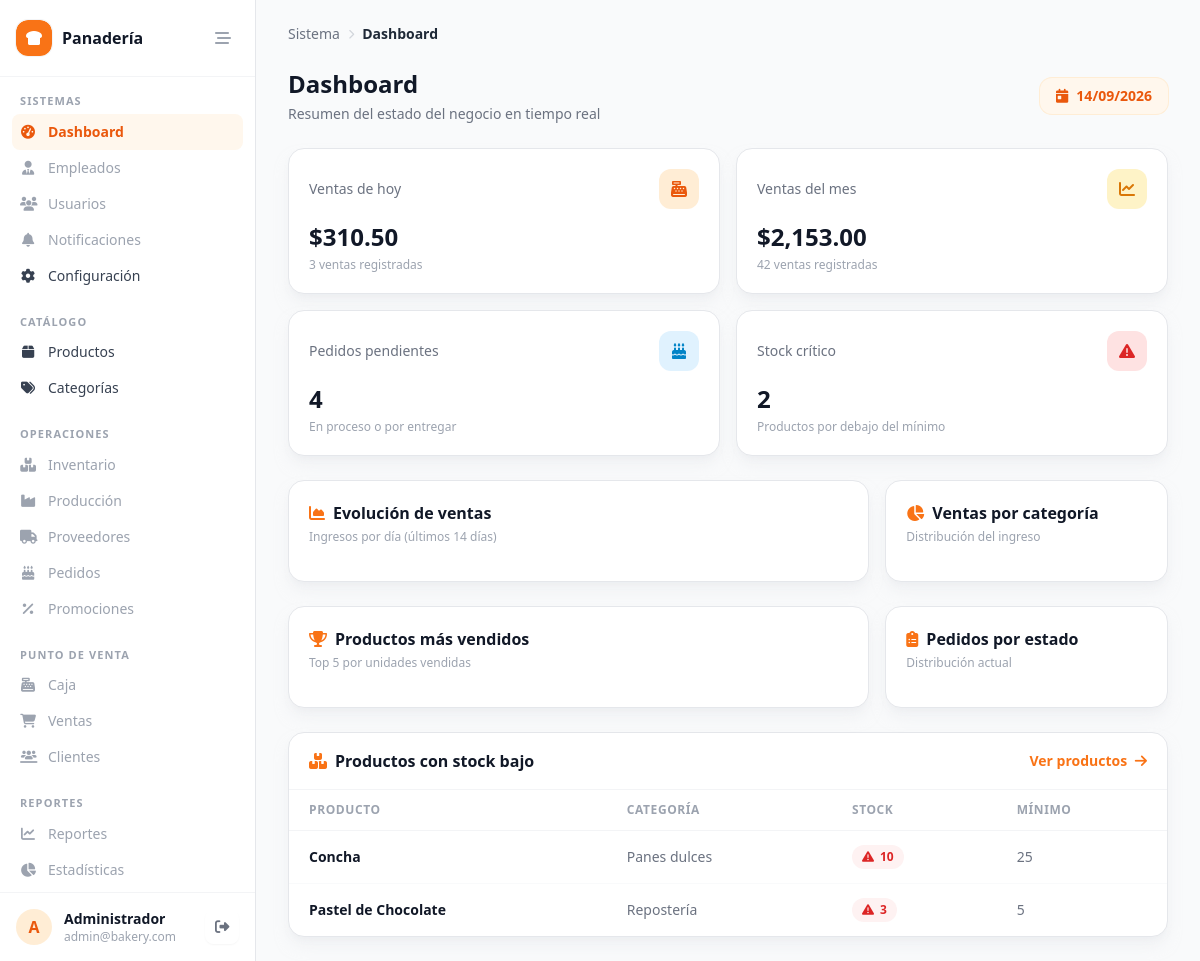
/src/public/index.php (signed in), run on the app's committed database.
### tables this page shows
CREATE TABLE productos (
    id INT AUTO_INCREMENT PRIMARY KEY,
    category_id INT NOT NULL,
    recipe_id INT NULL,
    name VARCHAR(120) NOT NULL,
    description TEXT,
    sale_price DECIMAL(10,2) NOT NULL,
    production_cost DECIMAL(10,2) NOT NULL,
    stock INT NOT NULL DEFAULT 0,
    min_stock INT NOT NULL DEFAULT 0,
    image_url VARCHAR(255),
    barcode VARCHAR(50),
    status ENUM('active','inactive') NOT NULL DEFAULT 'active',
    created_at TIMESTAMP NOT NULL DEFAULT CURRENT_TIMESTAMP,
    CONSTRAINT fk_products_category FOREIGN KEY (category_id) REFERENCES categorias(id),
    CONSTRAINT fk_products_recipe FOREIGN KEY (recipe_id) REFERENCES recetas(id),
    INDEX idx_products_category (category_id),
    UNIQUE KEY idx_products_barcode (barcode)
);

CREATE TABLE categorias (
    id INT AUTO_INCREMENT PRIMARY KEY,
    name VARCHAR(80) NOT NULL UNIQUE,
    description VARCHAR(255),
    display_order INT NOT NULL DEFAULT 0,
    status ENUM('active','inactive') NOT NULL DEFAULT 'active'
);

### src/controllers/DashboardController.php (called while the page is built, shortened)
<?php
require_once __DIR__ . '/../models/Dashboard.php';
class DashboardController
{
    private $dashboardModel;
    public function __construct($db)
    {
        $this->dashboardModel = new Dashboard($db);
    }
    public function index()
    {
        $salesToday = $this->dashboardModel->getSalesToday();
        $salesMonth = $this->dashboardModel->getSalesMonth();
        $lowStockProducts = $this->dashboardModel->getLowStockProducts();
        $pendingOrders = $this->dashboardModel->getPendingOrders();
        $totalProducts = $this->dashboardModel->getTotalProducts();
        require_once __DIR__ . '/../views/dashboard/index.php';
    }
}

### src/public/index.php (called while the page is built, shortened)
<?php
function esc($value)
{
    return htmlspecialchars((string) $value, ENT_QUOTES, 'UTF-8');
}
require_once __DIR__ . '/../models/Dashboard.php';
require_once __DIR__ . '/../controllers/ProductController.php';
require_once __DIR__ . '/../controllers/DashboardController.php';
$database = new Database();
$db = $database->getConnection();
function url($path = '')
{
    return '/' . ltrim($path, '/');
}
$url = isset($_GET['url']) ? rtrim($_GET['url'], '/') : '';
$segments = $url !== '' ? explode('/', $url) : [];
$action = $segments[1] ?? 'index';
$id = isset($segments[2]) ? (int) $segments[2] : null;
$controller = new $controllerMap[$key]($db);
$controller->{$action}($id);

### src/models/Dashboard.php (called while the page is built, shortened)
<?php
class Dashboard
{
    private $conn;
    public function __construct($db)
    {
        $this->conn = $db;
    }
    public function getSalesToday()
    {
        $query = "SELECT COALESCE(SUM(total), 0) AS total, COUNT(*) AS count
                    FROM ventas
                    WHERE state = 'completada' AND DATE(sale_date) = CURDATE();";
        $stmt = $this->conn->prepare($query);
        $stmt->execute();
        return $stmt->fetch();
    }
    public function getSalesMonth()
    {
        $query = "SELECT COALESCE(SUM(total), 0) AS total, COUNT(*) AS count
                    FROM ventas
                    WHERE state = 'completada'
                      AND YEAR(sale_date) = YEAR(CURDATE())
                      AND MONTH(sale_date) = MONTH(CURDATE());";
        $stmt = $this->conn->prepare($query);
        $stmt->execute();
        return $stmt->fetch();
    }
    public function getLowStockProducts()
    {
        $query = "SELECT p.id, p.name, p.stock, p.min_stock, c.name AS category_name
                    FROM productos p
                    INNER JOIN categorias c ON c.id = p.category_id
                    WHERE p.status = 'active' AND p.stock <= p.min_stock
                    ORDER BY (p.min_stock - p.stock) DESC;";
        $stmt = $this->conn->prepare($query);
        $stmt->execute();
        return $stmt->fetchAll();
    }
    public function getPendingOrders()
    {
        $query = "SELECT COUNT(*) AS count
                    FROM pedidos
                    WHERE state IN ('pendiente', 'aprobado', 'en_produccion', 'listo');";
        $stmt = $this->conn->prepare($query);
        $stmt->execute();
        return $stmt->fetch();
    }
    public function getTotalProducts()
    {
        $query = "SELECT COUNT(*) AS count FROM productos WHERE status = 'active';";
        $stmt = $this->conn->prepare($query);
        $stmt->execute();
        return $stmt->fetch();
    }
}

### src/views/dashboard/index.php (the view, shortened to what this page needs)
<?php require_once __DIR__ . '/../layouts/sidebar.php'; ?>
<div class="flex items-center justify-between mb-6">
    <div>
        <h1 class="text-2xl font-bold text-gray-900">Dashboard</h1>
        <p class="text-sm text-gray-500 mt-1">Resumen del estado del negocio en tiempo real</p>
    </div>
    <span class="inline-flex items-center gap-2 rounded-xl bg-orange-50 px-4 py-2 text-sm font-semibold text-orange-600 ring-1 ring-orange-100">
        <i class="fa-solid fa-calendar-day"></i> <?= esc(date('d/m/Y')) ?>
    </span>
</div>
<div class="grid grid-cols-1 sm:grid-cols-2 xl:grid-cols-4 gap-4 mb-6">
    <div class="rounded-2xl border border-gray-200 bg-white p-5 shadow-lg shadow-gray-200/50">
        <div class="flex items-center justify-between mb-3">
            <p class="text-sm font-medium text-gray-500">Ventas de hoy</p>
            <div class="w-10 h-10 rounded-xl bg-orange-100 text-orange-600 flex items-center justify-center">
                <i class="fa-solid fa-cash-register"></i>
            </div>
        </div>
        <p class="text-2xl font-bold text-gray-900">$<?= number_format($salesToday['total'], 2) ?></p>
        <p class="text-xs text-gray-400 mt-1"><?= (int) $salesToday['count'] ?> ventas registradas</p>
    </div>
    <div class="rounded-2xl border border-gray-200 bg-white p-5 shadow-lg shadow-gray-200/50">
        <div class="flex items-center justify-between mb-3">
            <p class="text-sm font-medium text-gray-500">Ventas del mes</p>
            <div class="w-10 h-10 rounded-xl bg-amber-100 text-amber-600 flex items-center justify-center">
                <i class="fa-solid fa-chart-line"></i>
            </div>
        </div>
        <p class="text-2xl font-bold text-gray-900">$<?= number_format($salesMonth['total'], 2) ?></p>
        <p class="text-xs text-gray-400 mt-1"><?= (int) $salesMonth['count'] ?> ventas registradas</p>
    </div>
    <div class="rounded-2xl border border-gray-200 bg-white p-5 shadow-lg shadow-gray-200/50">
        <div class="flex items-center justify-between mb-3">
            <p class="text-sm font-medium text-gray-500">Pedidos pendientes</p>
            <div class="w-10 h-10 rounded-xl bg-sky-100 text-sky-600 flex items-center justify-center">
                <i class="fa-solid fa-cake-candles"></i>
            </div>
        </div>
        <p class="text-2xl font-bold text-gray-900"><?= (int) $pendingOrders['count'] ?></p>
        <p class="text-xs text-gray-400 mt-1">En proceso o por entregar</p>
    </div>
    <div class="rounded-2xl border border-gray-200 bg-white p-5 shadow-lg shadow-gray-200/50">
        <div class="flex items-center justify-between mb-3">
            <p class="text-sm font-medium text-gray-500">Stock crítico</p>
            <div class="<?= count($lowStockProducts) > 0 ? 'bg-red-100 text-red-600' : 'bg-green-100 text-green-600' ?> w-10 h-10 rounded-xl flex items-center justify-center">
                <i class="fa-solid fa-triangle-exclamation"></i>
            </div>
        </div>
        <p class="text-2xl font-bold text-gray-900"><?= count($lowStockProducts) ?></p>
        <p class="text-xs text-gray-400 mt-1">Productos por debajo del mínimo</p>
    </div>
</div>
<div class="grid grid-cols-1 lg:grid-cols-3 gap-4 mb-6">
    <div class="lg:col-span-2 rounded-2xl border border-gray-200 bg-white p-5 shadow-lg shadow-gray-200/50">
        <h2 class="font-semibold text-gray-900 mb-1"><i class="fa-solid fa-chart-area text-orange-500 mr-2"></i>Evolución de ventas</h2>
        <p class="text-xs text-gray-400 mb-4">Ingresos por día (últimos 14 días)</p>
    </div>
    <div class="rounded-2xl border border-gray-200 bg-white p-5 shadow-lg shadow-gray-200/50">
        <h2 class="font-semibold text-gray-900 mb-1"><i class="fa-solid fa-chart-pie text-orange-500 mr-2"></i>Ventas por categoría</h2>
        <p class="text-xs text-gray-400 mb-4">Distribución del ingreso</p>
    </div>
</div>
<div class="grid grid-cols-1 lg:grid-cols-3 gap-4 mb-6">
    <div class="lg:col-span-2 rounded-2xl border border-gray-200 bg-white p-5 shadow-lg shadow-gray-200/50">
        <h2 class="font-semibold text-gray-900 mb-1"><i class="fa-solid fa-trophy text-orange-500 mr-2"></i>Productos más vendidos</h2>
        <p class="text-xs text-gray-400 mb-4">Top 5 por unidades vendidas</p>
    </div>
    <div class="rounded-2xl border border-gray-200 bg-white p-5 shadow-lg shadow-gray-200/50">
        <h2 class="font-semibold text-gray-900 mb-1"><i class="fa-solid fa-clipboard-list text-orange-500 mr-2"></i>Pedidos por estado</h2>
        <p class="text-xs text-gray-400 mb-4">Distribución actual</p>
    </div>
</div>
<div class="rounded-2xl border border-gray-200 bg-white shadow-lg shadow-gray-200/50 overflow-hidden">
    <div class="flex items-center justify-between px-5 py-4 border-b border-gray-100">
        <h2 class="font-semibold text-gray-900"><i class="fa-solid fa-boxes-stacked text-orange-500 mr-2"></i>Productos con stock bajo</h2>
        <a href="<?= url('products') ?>" class="text-sm font-semibold text-orange-500 hover:text-orange-600 transition-colors">Ver productos <i class="fa-solid fa-arrow-right ml-1"></i></a>
    </div>
    <div class="overflow-x-auto">
        <table class="w-full text-sm">
            <thead>
                <tr class="border-b border-gray-100 text-left text-xs uppercase tracking-wider text-gray-400">
                    <th class="px-5 py-3 font-semibold">Producto</th>
                    <th class="px-5 py-3 font-semibold">Categoría</th>
                    <th class="px-5 py-3 font-semibold">Stock</th>
                    <th class="px-5 py-3 font-semibold">Mínimo</th>
                </tr>
            </thead>
            <tbody>
                <?php if (count($lowStockProducts) > 0): ?>
                    <?php foreach ($lowStockProducts as $item): ?>
                        <tr class="border-b border-gray-50 last:border-0 hover:bg-orange-50/40 transition-colors">
                            <td class="px-5 py-3.5 font-semibold text-gray-900"><?= esc($item['name']) ?></td>
                            <td class="px-5 py-3.5 text-gray-500"><?= esc($item['category_name']) ?></td>
                            <td class="px-5 py-3.5">
                                <span class="inline-flex items-center gap-1.5 rounded-full bg-red-50 px-2.5 py-1 text-xs font-semibold text-red-600">
                                    <i class="fa-solid fa-triangle-exclamation"></i> <?= (int) $item['stock'] ?>
                                </span>
                            </td>
                            <td class="px-5 py-3.5 text-gray-500"><?= (int) $item['min_stock'] ?></td>
                        </tr>
                    <?php endforeach; ?>
                <?php endif; ?>
            </tbody>
        </table>
    </div>
</div>
<?php require_once __DIR__ . '/../layouts/footer.php'; ?>

### data on the page
productos: name "Concha", category.name "Panes dulces", stock "10", min_stock "25"
productos: name "Pastel de Chocolate", category.name "Repostería", stock "3", min_stock "5"

### other printed values
setting('business_name', 'Panadería') "Panadería"
substr($currentUser['username'] ?? 'A', 0, 1) "A"
$currentUser['username'] "Administrador"
$currentUser['email'] "admin@bakery.com"
$crumb['label'] "Sistema"
$crumb['label'] "Dashboard"
$salesToday['total'] "310.50"
$salesToday['count'] "3"
$salesMonth['total'] "2,153.00"
$salesMonth['count'] "42"
$pendingOrders['count'] "4"
count($lowStockProducts) "2"
